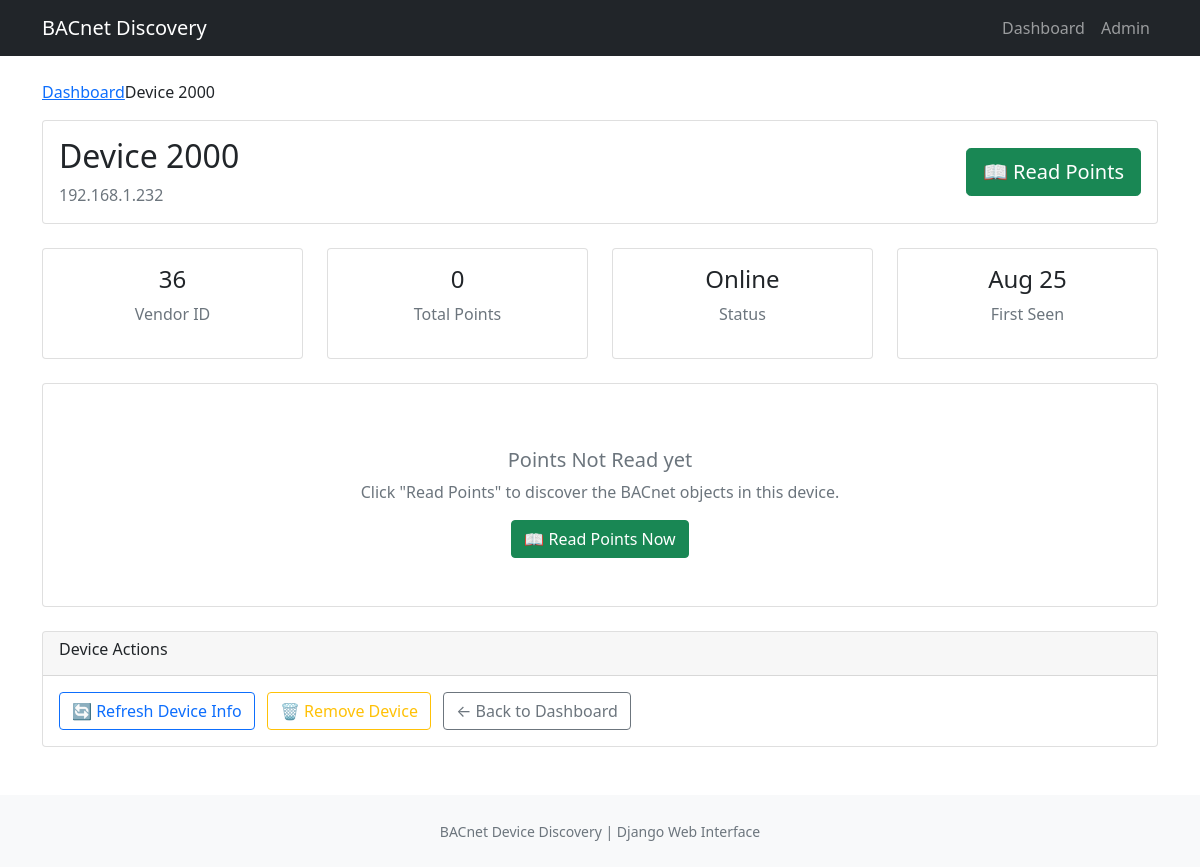
Page /device/2000/ on the committed database.
### discovery/models.py (models this page shows, shortened)
class BACnetDevice(models.Model):
    device_id = models.IntegerField(
        unique=True, help_text="BACnet device instance number"
    )
    address = models.CharField(max_length=50, help_text="IP address of device")
    vendor_id = models.IntegerField(help_text="BACnet vendor ID")
    first_seen = models.DateTimeField(auto_now_add=True)
    last_seen = models.DateTimeField(auto_now_add=True)
    is_online = models.BooleanField(default=True)
    points_read = models.BooleanField(default=True)
    class Meta:
        ordering = ["device_id"]
        verbose_name = "BACnet Device"
        verbose_name_plural = "BACnet Devices"

### discovery/views.py (the view)
# urls.py: path("device/<int:device_id>/", views.device_detail, name="device_detail"),
def device_detail(request, device_id):
    device = get_object_or_404(BACnetDevice, device_id=device_id)
    points = device.points.all().order_by("object_type", "instance_number")
    points_by_type = {}
    for point in points:
        if point.object_type not in points_by_type:
            points_by_type[point.object_type] = []
        points_by_type[point.object_type].append(point)
    context = {
        "device": device,
        "points": points,
        "points_by_type": points_by_type,
        "point_count": points.count(),
    }
    return render(request, "discovery/device_detail.html", context)

### discovery/templates/discovery/device_detail.html (shortened to what this page needs)
{% extends 'discovery/base.html' %}
{% block content %}
<nav aria-label="breadcrumb">
    <ol class="breadcrumb">
        <li class="breadcrum-item"><a href="{% url 'discovery:dashboard' %}">Dashboard</a></li>
        <li class="breadcrum-item active">Device {{ device.device_id }}</li>
    </ol>
</nav>
<div class="row mb-4">
    <div class="col">
        <div class="card">
            <div class="card-body">
                <div class="d-flex align-items-center justify-content-between">
                    <div>
                        <h2>
                            Device {{ device.device_id }}
                        </h2>
                        <p class="text-muted mb-0">{{ device.address }}</p>
                    </div>
                    <div class="text-end">
                        <button id="read-poionts-btn" class="btn btn-success btn-lg">
                            📖 Read Points
                        </button>
                    </div>
                </div>
            </div>
        </div>
    </div>
</div>
<div class="row mb-4">
    <div class="col-md-3">
        <div class="card">
            <div class="card-body text-center">
                <h4>{{ device.vendor_id }}</h4>
                <p class="text-muted">Vendor ID</p>
            </div>
        </div>
    </div>
    <div class="col-md-3">
        <div class="card">
            <div class="card-body text-center">
                <h4>{{ point_count }}</h4>
                <p class="text-muted">Total Points</p>
            </div>
        </div>
    </div>
    <div class="col-md-3">
        <div class="card">
            <div class="card-body text-center">
                <h4>{% if device.is_online %}Online{% else %}Offline{% endif %}</h4>
                <p class="text-muted">Status</p>
            </div>
        </div>
    </div>
    <div class="col-md-3">
        <div class="card">
            <div class="card-body text-center">
                <h4>{{ device.first_seen|date:"M d" }}</h4>
                <p class="text-muted">First Seen</p>
            </div>
        </div>
    </div>
</div>
{% if points %}
    {% if points_by_type %}
    <div class="row">
        {% for object_type, type_points in points_by_type.items %}
        <div class="col-lg-6 mb-4">
            <div class="card">
                <div class="card-header d-flex justify-content-between">
                    <h6>{{ object_type|title }}</h6>
                    <span class="badge bg-secondary">{{ type_points|length }}</span>
                </div>
                <div class="card-body" style="max-height: 300px; overflow-y: auto;">
                    <div class="table-responsive">
                        <table class="table-responsive">
                            <thread>
                                <tr>
                                    <th>Instance</th>
                                    <th>Identifier</th>
                                    <th>Name</th>
                                </tr>
                            </thread>
                            <tbody>
                                {% for point in type_points %}
                                <tr>
                                    <td><code>{{ point.instance_number }}</code></td>
                                    <td><strong>{{ point.identifier }}</strong></td>
                                    <td>
                                        {% if point.object_name %}
                                            {{ point.object_name }}
                                        {% else %}
                                            <em class="text-muted">No name</em>
                                        {% endif %}
                                    </td>
                                </tr>
                                {% endfor %}
                            </tbody>
                        </table>
                    </div>
                </div>
            </div>
        </div>
        {% endfor %}
    </div>
    {% endif %}
    <div class="row mt-4">
        <div class="col">
            <div class="card">
                <div class="card-header">
                    <h5>All Points ({{ point_count }})</h5>
                </div>
                <div class="card-body">
                    <div class="table-responsive">
                        <table class="table table-striped">
                            <thread>
                                <tr>
                                    <tr>Object Type</tr>
                                    <tr>Instance</tr>
                                    <tr>Identifier</tr>
                                    <tr>Name</tr>
                                    <tr>Description</tr>
                                    <tr>Created</tr>
                                </tr>
                            </thread>
                            <tbody>
                                {% for point in points %}
                                <tr>
                                    <td>
                                        <span class="badge bg-primary">{{ point.object_type }}</span>
                                    </td>
                                    <td><code>{{ point.instance_number }}</code></td>
                                    <td><strong>{{ point.identifier }}</strong></td>
                                    <td>
                                        {% if point.object_name %}
                                            {{ point.object_name }}
                                        {% else %}
                                            <em class="text-muted">-</em>
                                        {% endif %}
                                    </td>
                                    <td>
                                        {% if point.description %}
                                            {{ point.description|truncatechars:50 }}
                                        {% else %}
                                            <em class="text-muted">-</em>
                                        {% endif %}
                                    </td>
                                    <td>{{ point.created|date:"M d, H:i" }}</td>
                                </tr>
                                {% endfor %}
                            </tbody>
                        </table>
                    </div>
                </div>
            </div>
        </div>
    </div>
{% else %}
    <div class="row">
        <div class="col">
            <div class="card">
                <div class="card-body text-center py-5">
                    {% if device.points_read %}
                        <div class="mb-3">
                            <i class="fas fa-exclamation-triangle" stype="font-size: 3rem; color: #ffc107"></i>
                        </div>
                        <h5 class="text-muted">No Points Found</h5>
                        <p class="text-muted">This device has no BACnet objects or they couldn't be read.</p>
                    {% else %}
                        <h5 class="text-muted">Points Not Read yet</h5>
                        <p class="text-muted">Click "Read Points" to discover the BACnet objects in this device.</p>
                        <button class="btn btn-success btn-ln" onclick="document.getElementById('read-points-btn').click()">
                            📖 Read Points Now
                        </button>
                    {% endif %}
                </div>
            </div>
        </div>
    </div>
{% endif %}
<div class="row mt-4">
    <div class="col">
        <div class="card">
            <div class="card-header">
                <h6>Device Actions</h6>
            </div>
            <div class="card-body">
                <button class="btn btn-outline-primary me-2">
                    🔄 Refresh Device Info
                </button>
                <button class="btn btn-outline-warning me-2" onclick="if(confirm('Remove this device?')) alert('Feature coming soon!')">
                    🗑️ Remove Device
                </button>
                <a href="{% url 'discovery:dashboard' %}" class="btn btn-outline-secondary">
                    ← Back to Dashboard
                </a>
            </div>
        </div>
    </div>
</div>
{% endblock %}

### rows in the picture
BACnetDevice: device_id "2000", address "192.168.1.232", vendor_id "36", first_seen "Aug 25"

### other values in the picture
{{ point_count }} "0"
